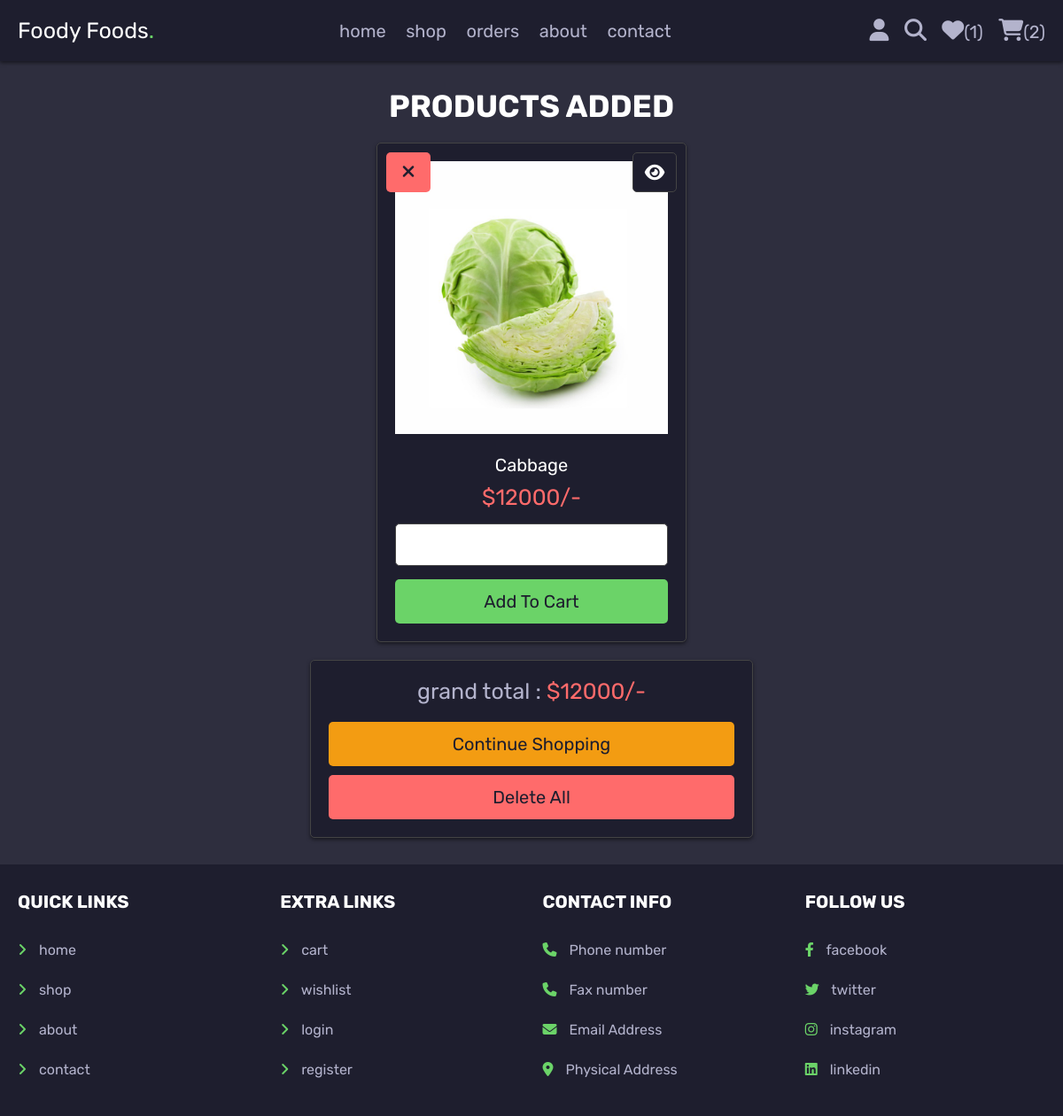
Screenshot of /wishlist.php (signed in) with the database file from the repository.
### tables this page shows
CREATE TABLE `wishlist` (
  `id` int(100) NOT NULL,
  `user_id` int(100) NOT NULL,
  `pid` int(100) NOT NULL,
  `name` varchar(100) NOT NULL,
  `price` int(100) NOT NULL,
  `image` varchar(100) NOT NULL
);

### wishlist.php (the view, shortened to what this page needs)
<?php
@include 'config.php';
$user_id = $_SESSION['user_id'];
?>
<!DOCTYPE html>
<html lang="en">
<head>
   <link rel="stylesheet" href="https://cdnjs.cloudflare.com/ajax/libs/font-awesome/6.1.1/css/all.min.css">
   <link rel="stylesheet" href="css/style.css">
</head>
<body>
<?php include 'header.php'; ?>
<section class="wishlist">
   <h1 class="title">products added</h1>
   <div class="box-container">
   <?php
      $grand_total = 0;
      $select_wishlist = $conn->prepare("SELECT * FROM `wishlist` WHERE user_id = ?");
      $select_wishlist->execute([$user_id]);
      if($select_wishlist->rowCount() > 0){
         while($fetch_wishlist = $select_wishlist->fetch(PDO::FETCH_ASSOC)){
   ?>
   <form action="" method="POST" class="box">
      <a href="wishlist.php?delete=<?= $fetch_wishlist['id']; ?>" class="fas fa-times" onclick="return confirm('delete this from wishlist?');"></a>
      <a href="view_page.php?pid=<?= $fetch_wishlist['pid']; ?>" class="fas fa-eye"></a>
      <img src="uploaded_img/<?= $fetch_wishlist['image']; ?>" alt="">
      <div class="name"><?= $fetch_wishlist['name']; ?></div>
      <div class="price">$<?= $fetch_wishlist['price']; ?>/-</div>
      <input type="number" min="1" value="1" class="qty" name="p_qty">
      <input type="submit" value="add to cart" name="add_to_cart" class="btn">
   </form>
   <?php
      $grand_total += $fetch_wishlist['price'];
      }
   }else{
      echo '<p class="empty">your wishlist is empty</p>';
   }
   ?>
   </div>
   <div class="wishlist-total">
      <p>grand total : <span>$<?= $grand_total; ?>/-</span></p>
      <a href="shop.php" class="option-btn">continue shopping</a>
      <a href="wishlist.php?delete_all" class="delete-btn <?= ($grand_total > 1)?'':'disabled'; ?>">delete all</a>
   </div>
</section>
<?php include 'footer.php'; ?>
</body>
</html>

### css/style.css (style rules this page uses)
:root { --white: #1e1e2e; --light-bg: #2e2e3e; --light-color: #b3b3cc; --black: #ffffff; --green: #6bd368; --red: #ff6b6b; --border: 1px solid #444; --box-shadow: 0 2px 4px rgba(0, 0, 0, 0.5); }
.wishlist .box-container { display: grid; grid-template-columns: repeat(auto-fit, 35rem); gap:1.5rem; justify-content: center; align-items: flex-start; }
.wishlist .box-container .box { padding:2rem; text-align: center; border:var(--border); background-color: var(--white); box-shadow: var(--box-shadow); border-radius: .5rem; position: relative; }
.wishlist .box-container .box .price { padding:1rem 0; color:var(--red); font-size: 2.5rem; }
.wishlist .box-container .box .fa-eye { position: absolute; top:1rem; right:1rem; border-radius: .5rem; height: 4.5rem; line-height: 4.3rem; width: 5rem; border:var(--border); color:var(--black); font-size: 2rem; background-color: var(--white); }
.wishlist .box-container .box .fa-times { position: absolute; top:1rem; left:1rem; border-radius: .5rem; height: 4.5rem; line-height: 4.3rem; width: 5rem; color:var(--white); font-size: 2rem; background-color: var(--red); }
.wishlist .box-container .box img { width: 100%; margin-bottom: 1rem; }
.wishlist .box-container .box .name { font-size: 2rem; color:var(--black); padding-top: 1rem; }
.wishlist .box-container .box .qty { margin:.5rem 0; border-radius: .5rem; padding:1.2rem 1.4rem; font-size: 1.8rem; color:var(--black); border:var(--border); width: 100%; }
.wishlist .wishlist-total { max-width: 50rem; margin: 0 auto; margin-top: 2rem; padding:2rem; text-align: center; border:var(--border); background-color: var(--white); box-shadow: var(--box-shadow); border-radius: .5rem; }
.wishlist .wishlist-total p { margin-bottom: 2rem; font-size: 2.5rem; color:var(--light-color); }
.wishlist .wishlist-total p span { color:var(--red); }

### css/components.css (style rules this page uses)
:root { --green:#27ae60; --orange:#f39c12; --red:#e74c3c; --black:#ffffff; --light-color:#2d2d2d; --white:#232323; --light-bg:#272727; --border:.2rem solid var(--black); --box-shadow:0 .5rem 1rem rgba(0,0,0,.1); }
* { font-family: 'Rubik', sans-serif; margin:0; padding:0; box-sizing: border-box; outline: none; border:none; text-decoration: none; color:var(--black); }
body { background-color: var(--light-bg); }
html { font-size: 62.5%; overflow-x: hidden; scroll-behavior: smooth; scroll-padding-top: 6.5rem; }
section { padding:3rem 2rem; max-width: 1200px; margin:0 auto; }
.btn, .delete-btn, .option-btn { display: block; width: 100%; margin-top: 1rem; border-radius: .5rem; color:var(--white); font-size: 2rem; padding:1.3rem 3rem; text-transform: capitalize; cursor: pointer; text-align: center; }
.btn { background-color: var(--green); }
.delete-btn { background-color: var(--red); }
.option-btn { background-color: var(--orange); }
.title { text-align: center; margin-bottom: 2rem; text-transform: uppercase; color:var(--black); font-size: 3.5rem; }

### rows the page displays
wishlist: image (picture), name "Cabbage", price "12000"

### other values shown
$count_wishlist_items->rowCount() "1"
$count_cart_items->rowCount() "2"
$grand_total "12000"
